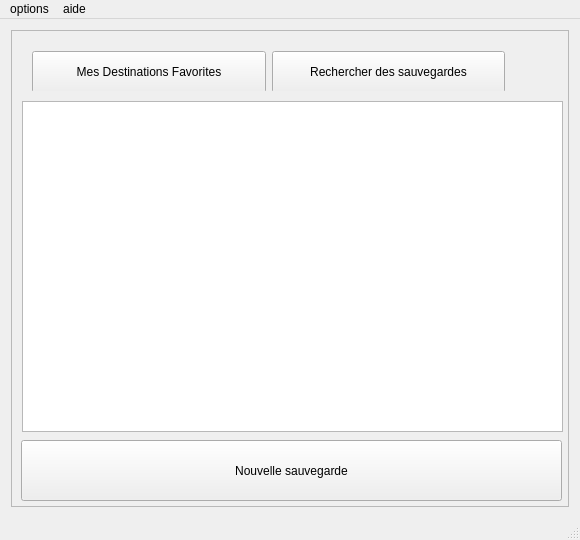
<?xml version="1.0" encoding="UTF-8"?>
<ui version="4.0">
 <class>HomeWindow</class>
 <widget class="QMainWindow" name="HomeWindow">
  <property name="geometry">
   <rect>
    <x>0</x>
    <y>0</y>
    <width>580</width>
    <height>540</height>
   </rect>
  </property>
  <property name="minimumSize">
   <size>
    <width>580</width>
    <height>540</height>
   </size>
  </property>
  <property name="maximumSize">
   <size>
    <width>580</width>
    <height>540</height>
   </size>
  </property>
  <property name="acceptDrops">
   <bool>true</bool>
  </property>
  <property name="windowTitle">
   <string>VerrouYeah !</string>
  </property>
  <property name="windowIcon">
   <iconset resource="../../../res/res.qrc">
    <normaloff>:/images/icone_temporaire.png</normaloff>:/images/icone_temporaire.png</iconset>
  </property>
  <widget class="QWidget" name="centralWidget">
   <property name="styleSheet">
    <string notr="true"/>
   </property>
   <layout class="QVBoxLayout" name="verticalLayout">
    <item>
     <widget class="QFrame" name="zoneDrop">
      <property name="autoFillBackground">
       <bool>true</bool>
      </property>
      <property name="styleSheet">
       <string notr="true"/>
      </property>
      <property name="frameShape">
       <enum>QFrame::StyledPanel</enum>
      </property>
      <property name="frameShadow">
       <enum>QFrame::Raised</enum>
      </property>
      <widget class="QListWidget" name="backupList">
       <property name="geometry">
        <rect>
         <x>11</x>
         <y>71</y>
         <width>541</width>
         <height>331</height>
        </rect>
       </property>
       <property name="styleSheet">
        <string notr="true"/>
       </property>
      </widget>
      <widget class="QPushButton" name="newBackupButton">
       <property name="geometry">
        <rect>
         <x>10</x>
         <y>410</y>
         <width>541</width>
         <height>61</height>
        </rect>
       </property>
       <property name="acceptDrops">
        <bool>true</bool>
       </property>
       <property name="text">
        <string>Nouvelle sauvegarde</string>
       </property>
       <property name="icon">
        <iconset resource="../../../res/res.qrc">
         <normaloff>:/images/plus-sign.png</normaloff>:/images/plus-sign.png</iconset>
       </property>
       <property name="iconSize">
        <size>
         <width>60</width>
         <height>65</height>
        </size>
       </property>
      </widget>
      <widget class="QWidget" name="">
       <property name="geometry">
        <rect>
         <x>10</x>
         <y>10</y>
         <width>541</width>
         <height>51</height>
        </rect>
       </property>
       <layout class="QHBoxLayout" name="horizontalLayout">
        <item>
         <widget class="QPushButton" name="favoriteTargetsButton">
          <property name="minimumSize">
           <size>
            <width>0</width>
            <height>42</height>
           </size>
          </property>
          <property name="text">
           <string>Mes Destinations Favorites</string>
          </property>
          <property name="icon">
           <iconset resource="../../../res/res.qrc">
            <normaloff>:/images/favorite-location.png</normaloff>:/images/favorite-location.png</iconset>
          </property>
          <property name="iconSize">
           <size>
            <width>40</width>
            <height>25</height>
           </size>
          </property>
         </widget>
        </item>
        <item>
         <widget class="QPushButton" name="recoverBackupButton">
          <property name="minimumSize">
           <size>
            <width>0</width>
            <height>42</height>
           </size>
          </property>
          <property name="text">
           <string>Rechercher des sauvegardes</string>
          </property>
          <property name="icon">
           <iconset resource="../../../res/res.qrc">
            <normaloff>:/images/search-icon.png</normaloff>:/images/search-icon.png</iconset>
          </property>
          <property name="iconSize">
           <size>
            <width>25</width>
            <height>25</height>
           </size>
          </property>
         </widget>
        </item>
        <item>
         <widget class="QLabel" name="helpIcon">
          <property name="minimumSize">
           <size>
            <width>30</width>
            <height>30</height>
           </size>
          </property>
          <property name="maximumSize">
           <size>
            <width>40</width>
            <height>40</height>
           </size>
          </property>
          <property name="toolTip">
           <string/>
          </property>
          <property name="text">
           <string/>
          </property>
          <property name="pixmap">
           <pixmap resource="../../../res/res.qrc">:/images/info.png</pixmap>
          </property>
          <property name="scaledContents">
           <bool>true</bool>
          </property>
         </widget>
        </item>
       </layout>
      </widget>
     </widget>
    </item>
   </layout>
  </widget>
  <widget class="QStatusBar" name="statusBar"/>
  <widget class="QMenuBar" name="menuBar">
   <property name="geometry">
    <rect>
     <x>0</x>
     <y>0</y>
     <width>580</width>
     <height>21</height>
    </rect>
   </property>
   <widget class="QMenu" name="menuVerrouYEAH_accueil">
    <property name="title">
     <string>options</string>
    </property>
    <addaction name="actionUtilisateur"/>
    <addaction name="actionDecryptDestination"/>
    <addaction name="separator"/>
    <addaction name="actionDeconnexion"/>
   </widget>
   <widget class="QMenu" name="menu_aide">
    <property name="title">
     <string>aide</string>
    </property>
    <addaction name="action_propos"/>
   </widget>
   <addaction name="menuVerrouYEAH_accueil"/>
   <addaction name="menu_aide"/>
  </widget>
  <action name="actionRAZ">
   <property name="text">
    <string>RAZ</string>
   </property>
  </action>
  <action name="actionUtilisateur">
   <property name="icon">
    <iconset resource="../../../res/res.qrc">
     <normaloff>:/images/user-config.png</normaloff>:/images/user-config.png</iconset>
   </property>
   <property name="text">
    <string>Utilisateur</string>
   </property>
  </action>
  <action name="action_propos">
   <property name="text">
    <string>à propos</string>
   </property>
  </action>
  <action name="actionDeconnexion">
   <property name="icon">
    <iconset resource="../../../res/res.qrc">
     <normaloff>:/images/logout.png</normaloff>:/images/logout.png</iconset>
   </property>
   <property name="text">
    <string>Déconnexion</string>
   </property>
  </action>
  <action name="actionDecryptDestination">
   <property name="icon">
    <iconset resource="../../../res/res.qrc">
     <normaloff>:/images/unlock-icon.png</normaloff>:/images/unlock-icon.png</iconset>
   </property>
   <property name="text">
    <string>Dossier de decryptage</string>
   </property>
  </action>
 </widget>
 <layoutdefault spacing="6" margin="11"/>
 <resources>
  <include location="../../../res/res.qrc"/>
 </resources>
 <connections/>
</ui>
